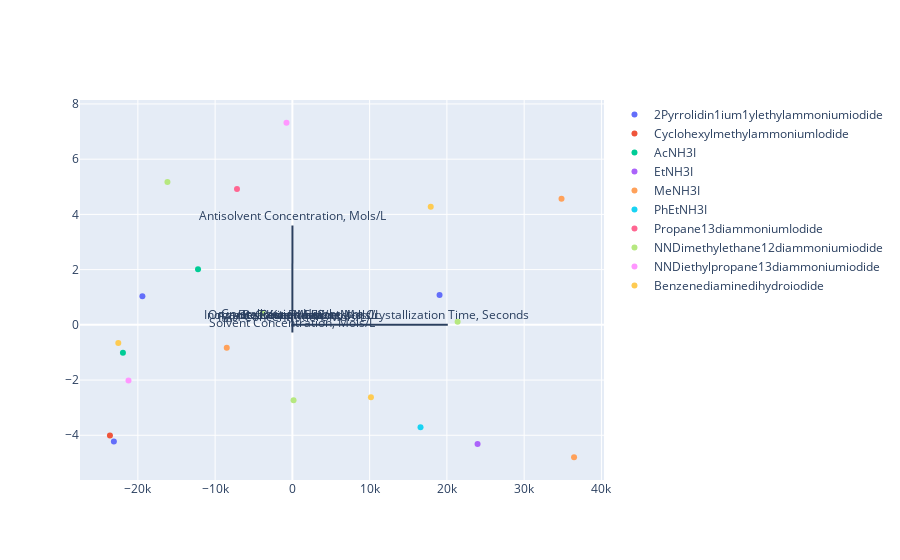

The cell this chart's notebook holds for it:
### Markdown cell above
## Colored by Amine

### Code cell
traces = []
for amine in amines:
    solvent_df = crystal_data[crystal_data['Amine']==amine]
    marker_text = [f"Solvent: {row['Solvent']} Amine: {row['Amine']}" for idx, row in solvent_df.iterrows()]
    trace = go.Scatter(x=solvent_df['PCA_X'], y=solvent_df['PCA_Y'], mode='markers',text=marker_text, name=amine)
    traces.append(trace)
PCA2D(loadings, features, traces)

### Figure 1 — Plotly figure (JSON) as saved in the notebook; plotly's stock layout.template omitted (floating-point values rounded to 4 significant figures)
{"data": [{"mode": "markers", "name": "2Pyrrolidin1ium1ylethylammoniumiodide", "text": ["Solvent: DMF Amine: 2Pyrrolidin1ium1ylethylammoniumiodide", "Solvent: DMF:DMSO Amine: 2Pyrrolidin1ium1ylethylammoniumiodide", "Solvent: GBL:DMF Amine: 2Pyrrolidin1ium1ylethylammoniumiodide"], "type": "scatter", "x": [-19410.0, 19050.0, -23110.0], "y": [1.035, 1.083, -4.222]}, {"mode": "markers", "name": "CyclohexylmethylammoniumIodide", "text": ["Solvent: GBL Amine: CyclohexylmethylammoniumIodide"], "type": "scatter", "x": [-23610.0], "y": [-4.005]}, {"mode": "markers", "name": "AcNH3I", "text": ["Solvent: GBL Amine: AcNH3I", "Solvent: GBL:DMF Amine: AcNH3I"], "type": "scatter", "x": [-21930.0, -12210.0], "y": [-1.013, 2.014]}, {"mode": "markers", "name": "EtNH3I", "text": ["Solvent: GBL Amine: EtNH3I"], "type": "scatter", "x": [23970.0], "y": [-4.312]}, {"mode": "markers", "name": "MeNH3I", "text": ["Solvent: GBL Amine: MeNH3I", "Solvent: DMF Amine: MeNH3I", "Solvent: GBL:DMF Amine: MeNH3I"], "type": "scatter", "x": [-8494.0, 36460.0, 34840.0], "y": [-0.8269, -4.796, 4.567]}, {"mode": "markers", "name": "PhEtNH3I", "text": ["Solvent: GBL Amine: PhEtNH3I"], "type": "scatter", "x": [16590.0], "y": [-3.712]}, {"mode": "markers", "name": "Propane13diammoniumIodide", "text": ["Solvent: GBL:DMF Amine: Propane13diammoniumIodide"], "type": "scatter", "x": [-7171.0], "y": [4.918]}, {"mode": "markers", "name": "NNDimethylethane12diammoniumiodide", "text": ["Solvent: DMF Amine: NNDimethylethane12diammoniumiodide", "Solvent: DMSO Amine: NNDimethylethane12diammoniumiodide", "Solvent: DMF:DMSO Amine: NNDimethylethane12diammoniumiodide", "Solvent: GBL:DMF Amine: NNDimethylethane12diammoniumiodide"], "type": "scatter", "x": [-3870.0, 149.2, 21390.0, -16170.0], "y": [0.4067, -2.729, 0.1119, 5.171]}, {"mode": "markers", "name": "NNDiethylpropane13diammoniumiodide", "text": ["Solvent: GBL Amine: NNDiethylpropane13diammoniumiodide", "Solvent: GBL:DMF Amine: NNDiethylpropane13diammoniumiodide"], "type": "scatter", "x": [-21210.0, -764.8], "y": [-2.013, 7.319]}, {"mode": "markers", "name": "Benzenediaminedihydroiodide", "text": ["Solvent: DMF Amine: Benzenediaminedihydroiodide", "Solvent: DMF:DMSO Amine: Benzenediaminedihydroiodide", "Solvent: GBL:DMF Amine: Benzenediaminedihydroiodide"], "type": "scatter", "x": [10170.0, 17910.0, -22530.0], "y": [-2.62, 4.278, -0.6574]}], "layout": {"annotations": [{"ax": 0, "ay": 0, "text": "Best Kin, Mols/sec", "x": -3.781e-09, "xanchor": "center", "y": 5.439e-08, "yanchor": "bottom"}, {"ax": 0, "ay": 0, "text": "Best Kout, Mols/sec", "x": 3.189e-09, "xanchor": "center", "y": 2.517e-08, "yanchor": "bottom"}, {"ax": 0, "ay": 0, "text": "Best Fit SSE", "x": -0.000148, "xanchor": "center", "y": -0.0002828, "yanchor": "bottom"}, {"ax": 0, "ay": 0, "text": "Crystallization Time, Seconds", "x": 20120.0, "xanchor": "center", "y": -0.0006891, "yanchor": "bottom"}, {"ax": 0, "ay": 0, "text": "Crystallization Height, cm", "x": 0.2195, "xanchor": "center", "y": 0.03362, "yanchor": "bottom"}, {"ax": 0, "ay": 0, "text": "Antisolvent Concentration, Mols/L", "x": 3.732, "xanchor": "center", "y": 3.593, "yanchor": "bottom"}, {"ax": 0, "ay": 0, "text": "Solvent Concentration, Mols/L", "x": -1.509, "xanchor": "center", "y": -0.2788, "yanchor": "bottom"}, {"ax": 0, "ay": 0, "text": "FAH Concentration, Mols/L", "x": -0.3492, "xanchor": "center", "y": -0.06165, "yanchor": "bottom"}, {"ax": 0, "ay": 0, "text": "Inorganic Concentration, Mols/L", "x": -0.08347, "xanchor": "center", "y": -0.007453, "yanchor": "bottom"}, {"ax": 0, "ay": 0, "text": "Organic Concentration, Mols/L", "x": -0.1212, "xanchor": "center", "y": -0.01179, "yanchor": "bottom"}], "shapes": [{"type": "line", "x0": 0, "x1": -3.781e-09, "y0": 0, "y1": 5.439e-08}, {"type": "line", "x0": 0, "x1": 3.189e-09, "y0": 0, "y1": 2.517e-08}, {"type": "line", "x0": 0, "x1": -0.000148, "y0": 0, "y1": -0.0002828}, {"type": "line", "x0": 0, "x1": 20120.0, "y0": 0, "y1": -0.0006891}, {"type": "line", "x0": 0, "x1": 0.2195, "y0": 0, "y1": 0.03362}, {"type": "line", "x0": 0, "x1": 3.732, "y0": 0, "y1": 3.593}, {"type": "line", "x0": 0, "x1": -1.509, "y0": 0, "y1": -0.2788}, {"type": "line", "x0": 0, "x1": -0.3492, "y0": 0, "y1": -0.06165}, {"type": "line", "x0": 0, "x1": -0.08347, "y0": 0, "y1": -0.007453}, {"type": "line", "x0": 0, "x1": -0.1212, "y0": 0, "y1": -0.01179}]}}
